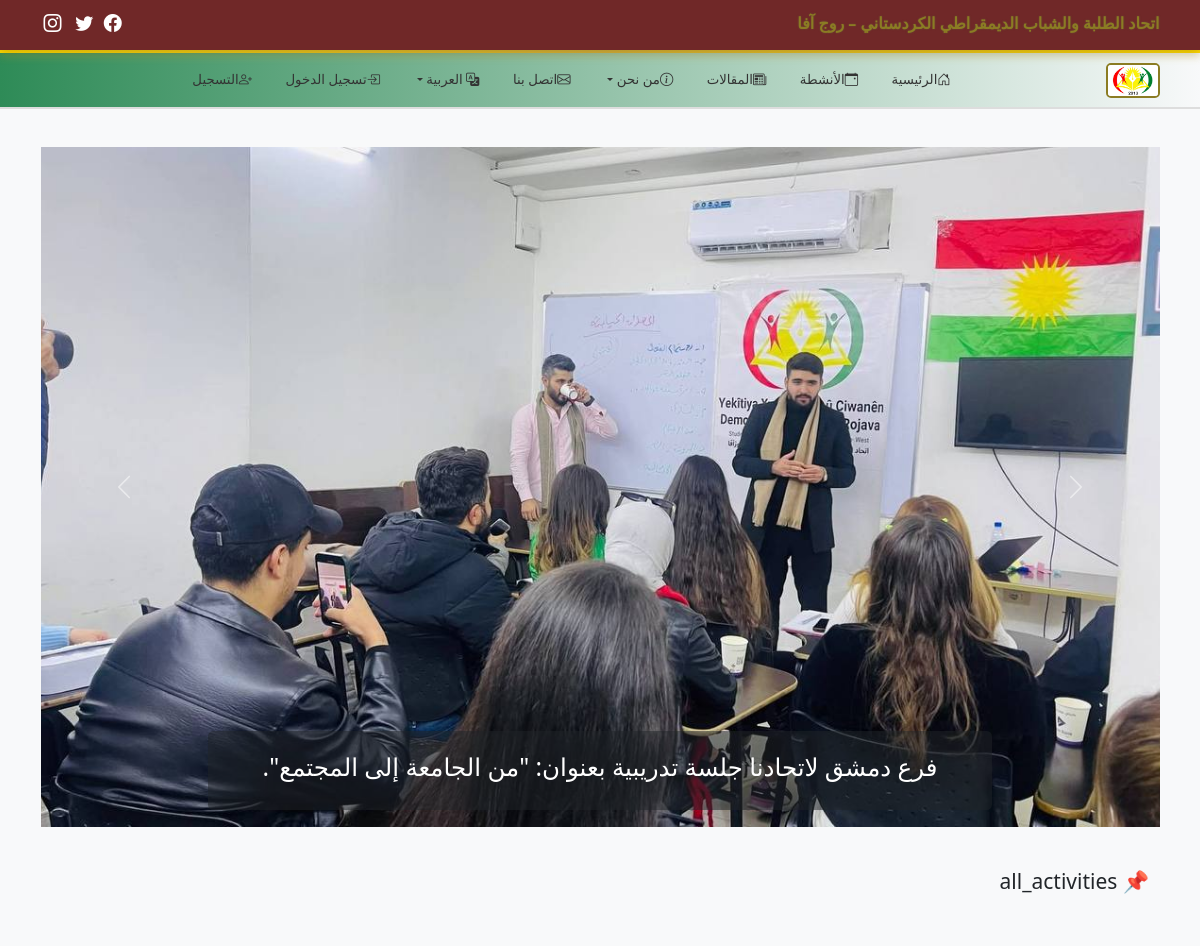
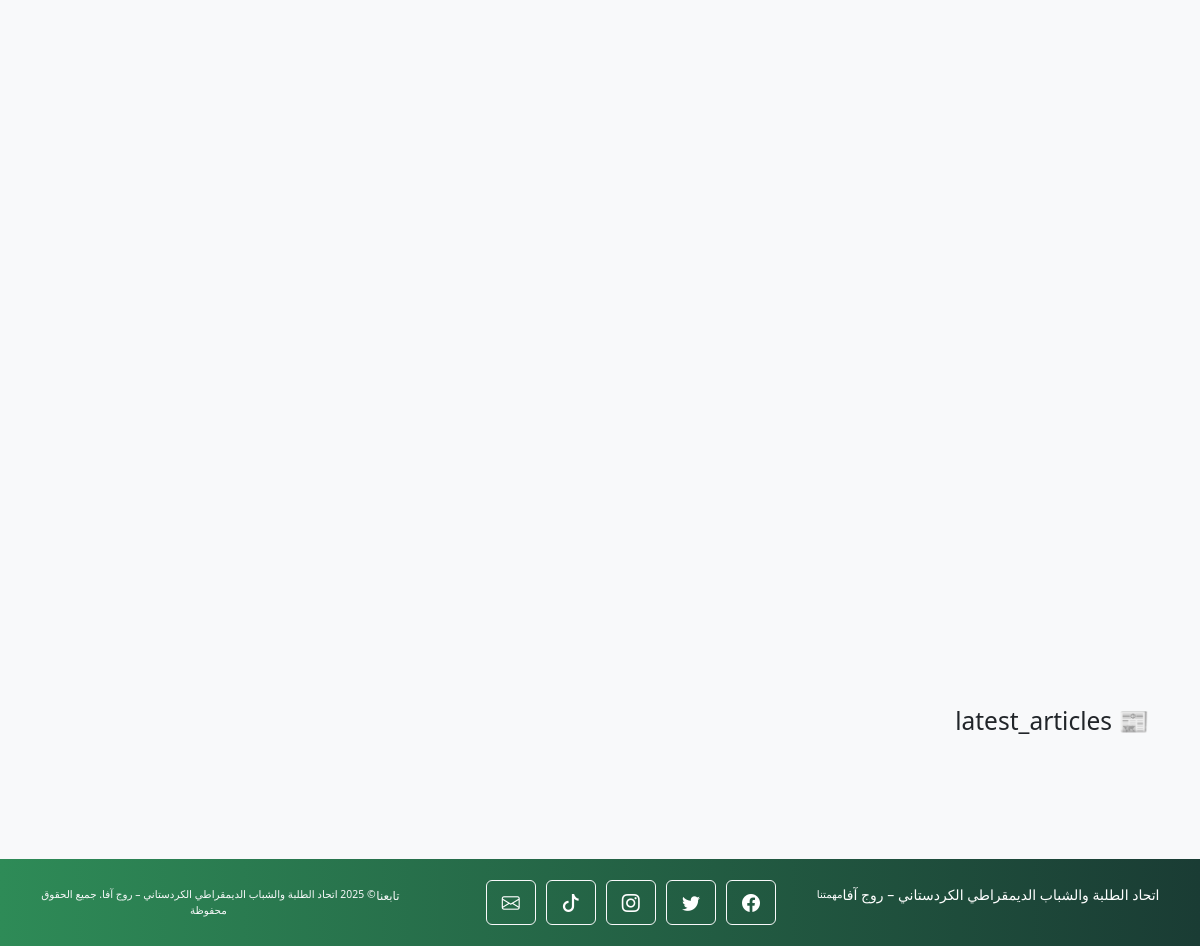
/?lang=ar, run on the app's committed database (2 pictures, top to bottom).
### models.py (models this page shows, shortened)
class Activity(db.Model):
    __tablename__ = 'activity'
    id = db.Column(db.Integer, primary_key=True)
    title_en = db.Column(db.String(255), nullable=False)
    title_ar = db.Column(db.String(255), nullable=False)
    title_ku = db.Column(db.String(255))
    title_de = db.Column(db.String(255))
    description_en = db.Column(db.Text, nullable=False)
    description_ar = db.Column(db.Text, nullable=False)
    description_ku = db.Column(db.Text)
    description_de = db.Column(db.Text)
    category = db.Column(db.String(100))
    images = db.Column(db.Text)
    date_posted = db.Column(
        db.DateTime,
        default=datetime.utcnow
    )

### routes.py (the view)
    @app.route('/')
    def index():
        lang = request.args.get('lang', session.get('lang', 'en'))
        session['lang'] = lang
        return render_template(
            'index.html',
            trans=get_trans(),
            activities=Activity.query.order_by(Activity.date_posted.desc()).limit(5).all(),
            breaking_news=BreakingNews.query.filter_by(is_active=True).order_by(BreakingNews.date_posted.desc()).limit(5).all(),
            latest_articles=Article.query.order_by(Article.date_posted.desc()).limit(3).all(),
            get_by_lang=get_by_lang,
            lang=lang,
            lang_urls=get_lang_urls()
        )

### templates/index.html (shortened to what this page needs)
{% extends "base.html" %}
{% block content %}
<br><br><br><br><br><br>
<div id="homeActivitiesCarousel"
     class="carousel slide"
     data-bs-ride="carousel"
     data-bs-interval="5000"
     data-bs-pause="false">
  <div class="carousel-inner">
    {% for activity in activities[:5] %}
    <div class="carousel-item {% if loop.first %}active{% endif %}">
      {% if activity.images %}
        {% set img = activity.images.split(',')[0] %}
        <img src="{{ url_for('static', filename='images/uploads/' + img) }}"
             class="d-block w-100"
             style="height:85vh; object-fit:cover;">
      {% else %}
        <img src="{{ url_for('static', filename='images/placeholder.jpg') }}"
             class="d-block w-100"
             style="height:85vh; object-fit:cover;">
      {% endif %}
      <div class="carousel-caption d-none d-md-block bg-dark bg-opacity-50 rounded p-4">
        <h3>
          {% if lang == 'ar' %}
            {{ activity.title_ar }}
          {% elif lang == 'ku' %}
            {{ activity.title_ku }}
          {% elif lang == 'de' %}
            {{ activity.title_de }}
          {% else %}
            {{ activity.title_en }}
          {% endif %}
        </h3>
      </div>
    </div>
    {% endfor %}
  </div>
  <button class="carousel-control-prev" type="button"
          data-bs-target="#homeActivitiesCarousel" data-bs-slide="prev">
    <span class="carousel-control-prev-icon"></span>
  </button>
  <button class="carousel-control-next" type="button"
          data-bs-target="#homeActivitiesCarousel" data-bs-slide="next">
    <span class="carousel-control-next-icon"></span>
  </button>
</div>
<main class="container mt-5">
  <h4 class="mb-3">📌 {{ trans['all_activities'] }}</h4>
  <div class="row">
    {% for activity in activities %}
    <div class="col-12 col-sm-6 col-md-4 mb-4">
    </div>
    {% endfor %}
  </div>
  <h3 class="mb-4">📰 {{ trans['latest_articles'] }}</h3>
</main>
{% endblock %}

### static/css/custom.css (style rules this page uses)
:root { --blood-red: #702828; --golden: #b39227; --dark-green: #2E8B57; --light-gold: #8b7c23; --shiny-gold: #bdab48; --gold-gradient: linear-gradient(45deg, #FFD700, #D4AF37, #FFD700); --dark-red: #5e2020; --light-bg: #f8f9fa; }
html, body { height: 100%; margin: 0; font-family: 'Segoe UI', Tahoma, Geneva, Verdana, sans-serif; font-size: 14px; }
body { display: flex; flex-direction: column; background-color: var(--light-bg); overflow-x: hidden; }
main { flex: 1 0 auto; margin-top: 140px; padding-bottom: 20px; width: 100%; }
@media (min-width: 1200px) { .container { max-width: 1140px; } }
html[dir="rtl"] body { direction: rtl; text-align: right; }

### templates/base.html (style rules this page uses)
html[lang="ar"], html[lang="ku"] { font-family: 'Segoe UI', Tahoma, 'Arabic Typesetting', 'Traditional Arabic', sans-serif; }
.fade-in { animation: fadeIn 0.6s ease-in; }

### templates/index.html (style rules this page uses)
.row > [class*="col-"] { display: flex; }

### data on the page
Activity: images (picture), title_ar "فرع دمشق لاتحادنا جلسة تدريبية بعنوان: \"من الجامعة إلى المجتمع\"."

### other printed values
{{ trans.title }} "اتحاد الطلبة والشباب الديمقراطي الكردستاني – روج آفا"
{{ trans.home }} "الرئيسية"
{{ trans.activities }} "الأنشطة"
{{ trans.articles }} "المقالات"
{{ trans.about }} "من نحن"
{{ trans.contact }} "اتصل بنا"
{{ trans.login }} "تسجيل الدخول"
{{ trans.register }} "التسجيل"
{{ trans['all_activities'] }} "all_activities"
{{ trans['latest_articles'] }} "latest_articles"
{{ trans.our_mission }} "مهمتنا"
{{ trans.follow_us }} "تابعنا"
{{ trans.all_rights_reserved }} "جميع الحقوق محفوظة"
